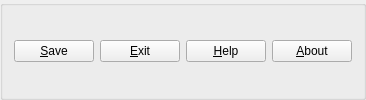
      <widget class="QGroupBox" name="ConfirmButtonGroup">
       <property name="title">
        <string/>
       </property>
       <layout class="QVBoxLayout" name="verticalLayout_31">
        <item>
         <layout class="QHBoxLayout" name="horizontalLayout_16">
          <item>
           <widget class="QPushButton" name="ApplyButton">
            <property name="toolTip">
             <string>save to/modify file !</string>
            </property>
            <property name="whatsThis">
             <string>save to/modify file !</string>
            </property>
            <property name="text">
             <string>&amp;Save</string>
            </property>
            <property name="shortcut">
             <string>Alt+S</string>
            </property>
            <property name="autoDefault">
             <bool>false</bool>
            </property>
           </widget>
          </item>
          <item>
           <widget class="QPushButton" name="CancelButton">
            <property name="toolTip">
             <string>close application without saving.</string>
            </property>
            <property name="whatsThis">
             <string>close application without saving.</string>
            </property>
            <property name="text">
             <string>&amp;Exit</string>
            </property>
            <property name="shortcut">
             <string>Alt+E</string>
            </property>
            <property name="autoDefault">
             <bool>false</bool>
            </property>
           </widget>
          </item>
          <item>
           <widget class="QPushButton" name="HelpButton">
            <property name="toolTip">
             <string>shows the user manual with Netscape or Konqueror</string>
            </property>
            <property name="whatsThis">
             <string>shows the user manual with Netscape or Konqueror</string>
            </property>
            <property name="text">
             <string>&amp;Help</string>
            </property>
            <property name="shortcut">
             <string>Alt+H</string>
            </property>
            <property name="autoDefault">
             <bool>false</bool>
            </property>
           </widget>
          </item>
          <item>
           <widget class="QPushButton" name="AboutButton">
            <property name="text">
             <string>&amp;About</string>
            </property>
            <property name="shortcut">
             <string>Alt+A</string>
            </property>
           </widget>
          </item>
         </layout>
        </item>
       </layout>
      </widget>
